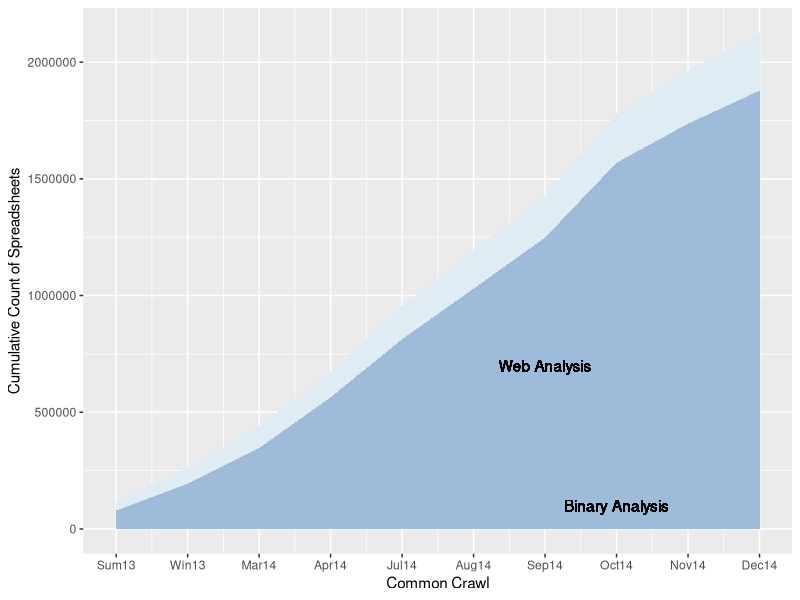

Generate this figure with R:
set.seed(1234)

# http://www.cookbook-r.com/Graphs/Legends_%28ggplot2%29/

library("ggplot2")
library("scales")

cbPalette <- c("#999999", "#E69F00", "#56B4E9", "#009E73", "#F0E442", "#0072B2", "#D55E00", "#CC79A7")

cbbPalette <- c("#56B4E9", "#E69F00", "#999999", "#009E73", "#F0E442", "#0072B2", "#D55E00", "#CC79A7")


df <- read.csv('stackarea2.csv')

m <- ggplot(data = df, aes(x = Group, y = Count, fill = factor(Type))) + 
  geom_area() + scale_fill_brewer(type = "seq", palette = 3) +
  # scale_fill_discrete("Spreadsheet Layer", breaks=c(1:2), labels=c("Binary Analysis", "Web Analysis")) + 
  guides(fill = guide_legend(reverse=TRUE)) +     
  geom_text(aes(x=7, y=100000, label="Binary Analysis", family="sans")) +
  geom_text(aes(x=6, y=700000, label="Web Analysis", family="sans")) +
  guides(fill = FALSE) + 
  ylab("Cumulative Count of Spreadsheets") +
  xlab("Common Crawl") + scale_x_continuous(breaks=c(0:9), 
                                            labels=c("Sum13",
                                                     "Win13",
                                                     "Mar14",
                                                     "Apr14",                                                                                                          
                                                     "Jul14",
                                                     "Aug14",
                                                     "Sep14",
                                                     "Oct14",
                                                     "Nov14",
                                                     "Dec14"
                                                     ))

# print(m)

svg("stack.svg", width=5.5, height=3.5)
print(m)
dev.off()



